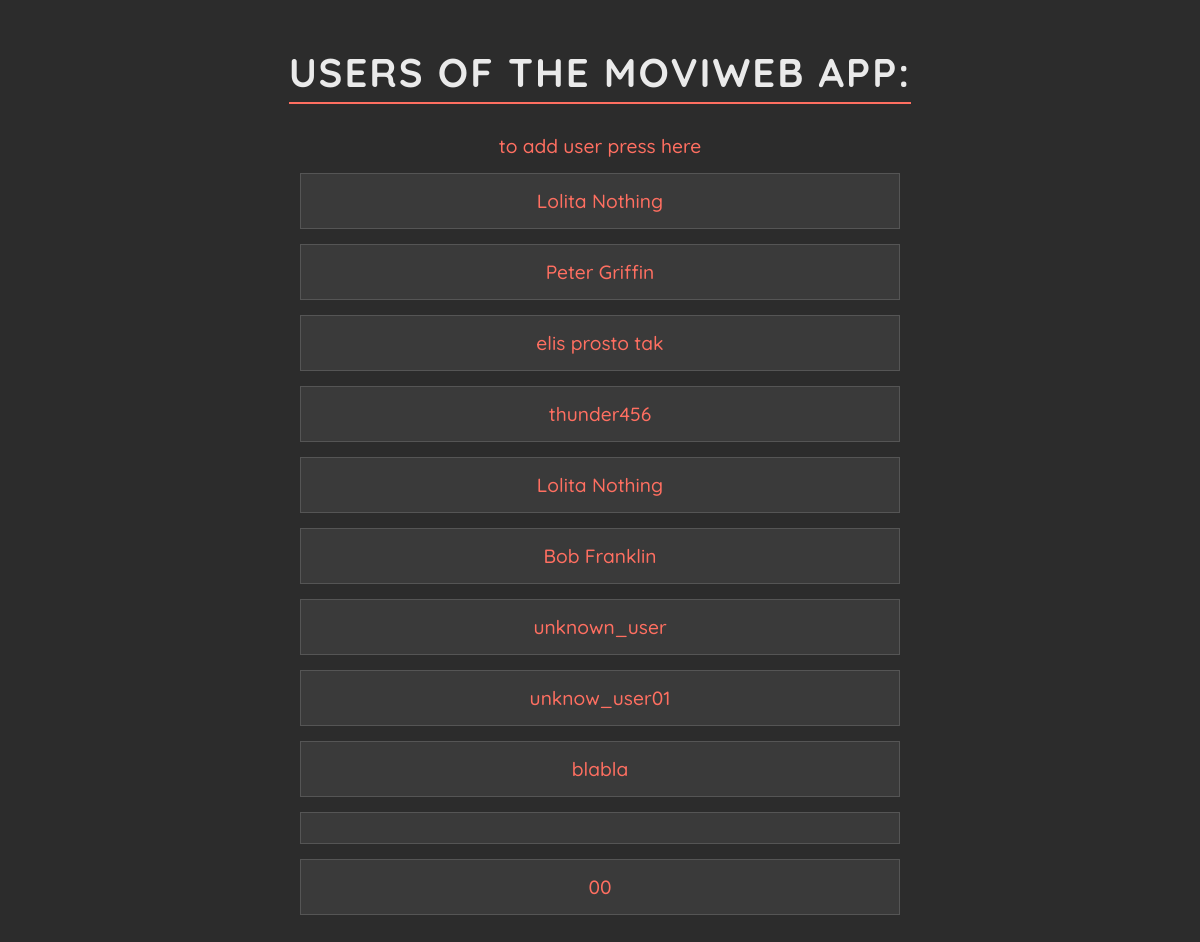
/users, run on an earlier commit of the app's database.
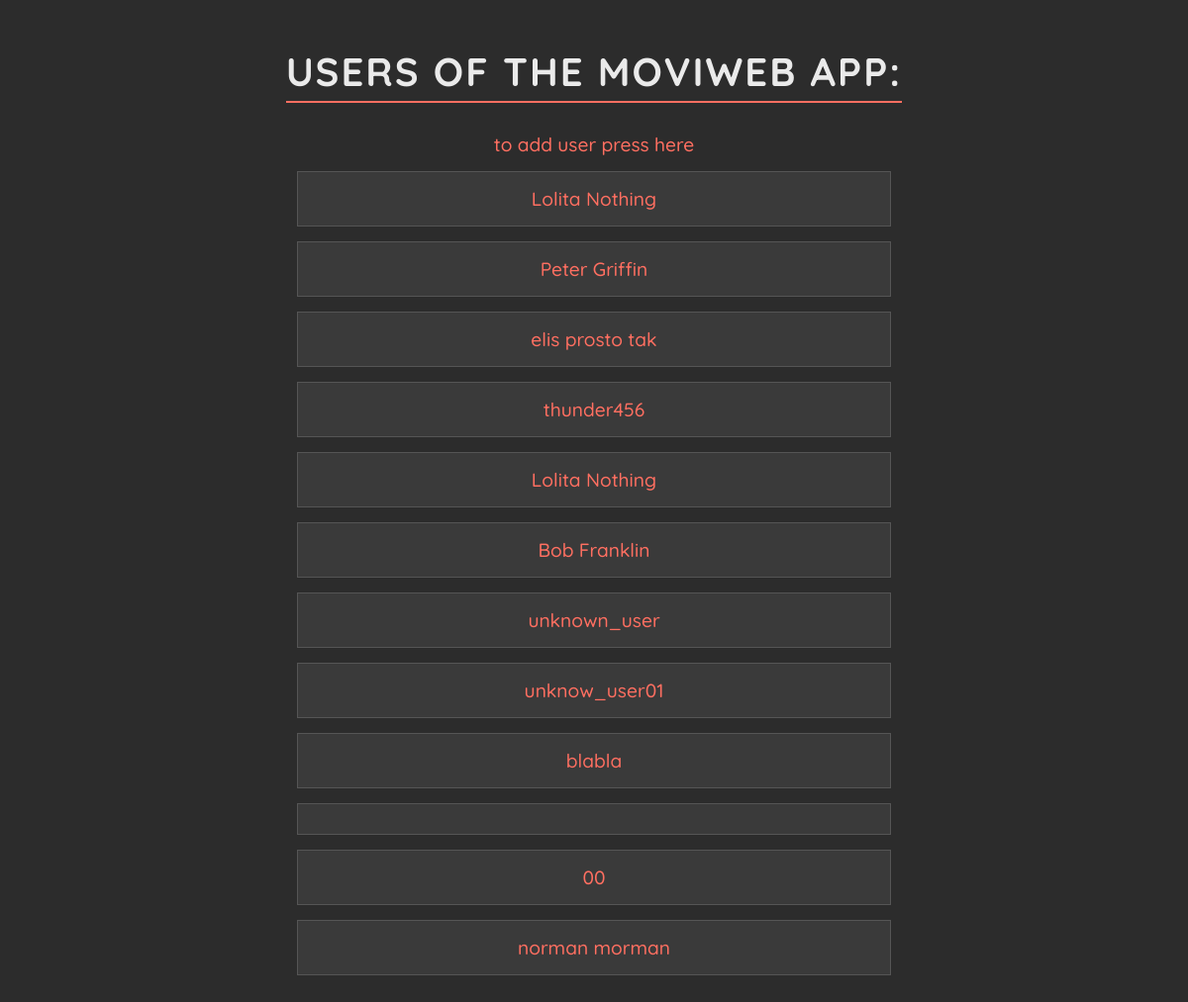
And on a later commit of the database.
### data_models.py (models this page shows, shortened)
class User(db.Model):
    __tablename__ = 'users'
    user_id = db.Column(db.Integer, primary_key=True, autoincrement=True)
    user_name = db.Column(db.String(100), nullable=False)
    movies = relationship('Movie', secondary=user_movies, back_populates='users')

### app.py (the view)
@app.route('/users', methods=['GET'])
def list_users():
    users = data_manager.list_all_users()
    return render_template('users.html', users=users)

### datamanager/sqlite_data_manager.py (called while the page is built)
    def list_all_users(self):
        with self.app.app_context():
            return self.db.session.query(User).all()

### templates/users.html (shortened to what this page needs)
<!DOCTYPE html>
<html lang="en">
<head>
</head>
<body>
    <h1>users of the MoviWeb App:</h1>
    <div>
        <a href="{{ url_for('add_user') }}">to add user press here</a>
    </div>
    <ul>
        {% for user in users %}
        <li>
            <a href="/users/{{ user.user_id }}">{{ user.user_name }}</a>
        </li>
        {% endfor %}
    </ul>
</body>
</html>

What changed in the data, as far as the page shows it:
added User: user_name "norman morman"
